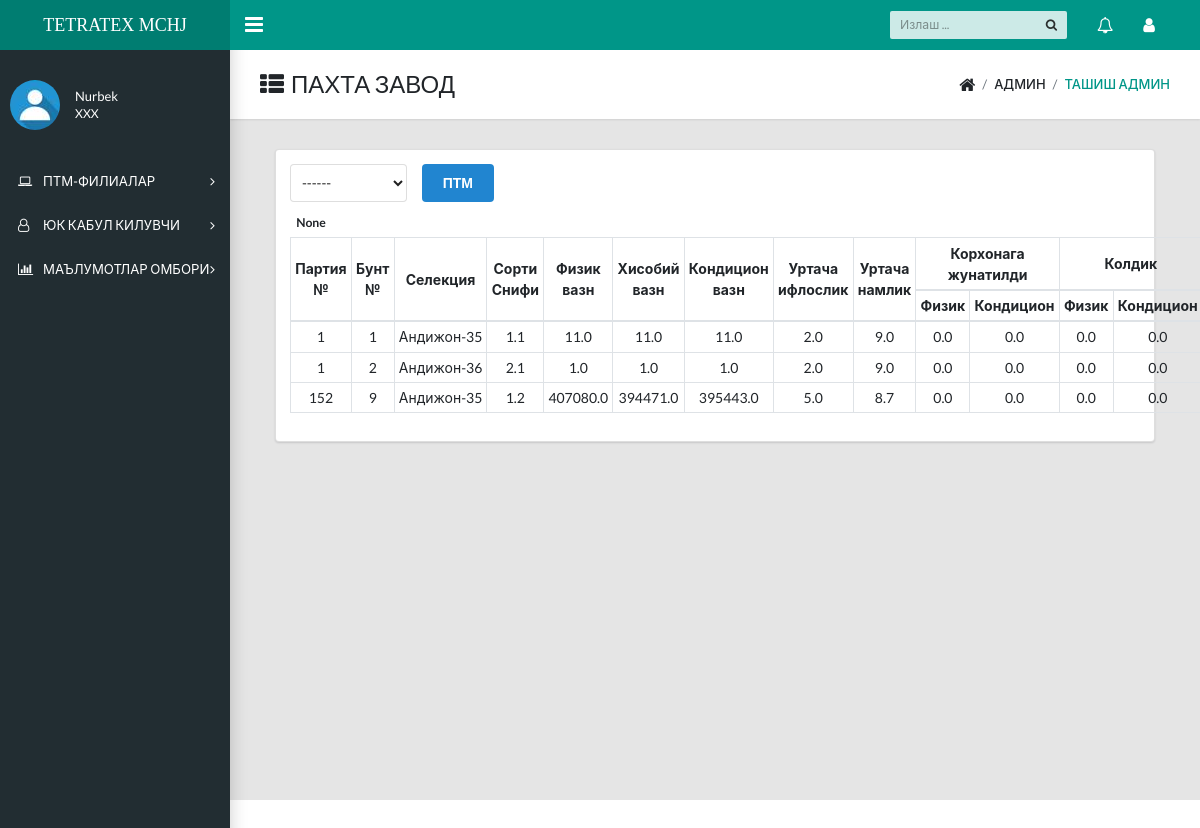
The page /home/ptm/ (signed in) on the database its author committed.
### login/models.py (models this page shows, shortened)
class Profile(models.Model):
    user=models.OneToOneField(User,on_delete=models.CASCADE)
    first_name= models.CharField(max_length=30)
    last_name=models.CharField(max_length=30)
    pic=models.ImageField(upload_to='img',blank=True,null=True,default='default/default.jpg')
    pic_thumbnail=models.ImageField(upload_to='img',blank=True,null=True,default='default/thumbnail.jpg')

### tash/models.py (models this page shows, shortened)
class Partiya(models.Model):
    ptm=models.ForeignKey('Punkt',on_delete=models.SET_NULL,null=True)
    partiya=models.CharField(max_length=7,verbose_name='ПАРТИЯ РАКАМИ')
    bunt=models.CharField(max_length=20,verbose_name='Жой РАКАМИ')
    nav=models.ForeignKey("PaxtaNavi",on_delete=models.SET_NULL,verbose_name='Селекцион Нав',help_text='Анд-35,Анд-36,Шарк',null=True)
    sort=models.CharField(max_length=1,verbose_name='Пахтанинг Сорти',choices=sort)
    snif=models.CharField(max_length=1,verbose_name='Пахтанинг снифи',choices=snif)
    sofVazn=models.FloatField(verbose_name='Соф вазни')
    xisobiy=models.FloatField(verbose_name='Хисобий вазни')
    kond=models.FloatField(verbose_name='Кондицион вазни')
    ifloslik=models.FloatField(blank=True,verbose_name='Ифлослиги')
    namlik=models.FloatField(blank=True,verbose_name='Намлиги')
    class Meta:
        verbose_name_plural = "Партиялар очиш"

### tash/views.py (the view)
# urls.py: path('ptm/',ptm7xl, name="ptm"),
def ptm7xl(request):
    user=request.user.profile
    date=request.POST.get("date")
    date=datenow(date)
    ptm=request.POST.get('ptm')
    choices=Punkt.objects.all().values('name')
    part=partiya(Partiya,ptm,date)
    context={'user':user,"date":date,"user":user,'part':part,"choices":choices,"ptm":ptm}
    return render(request,'ptm/ptm7xl.html',context)

### tash/function.py (called while the page is built)
def datenow(date):
    if date is None:
        x=datetime.datetime.now()
        date=x.strftime("%Y-%m-%d")
    else:
        date=date
    return date

def partiya(obj,ptm,date):
    part=obj.objects.filter(tashish__ptm__name=ptm).annotate(
        sof=Sum('tashish__sofVazn'),
        birkunda=Sum('tashish__sofVazn',filter=Q(tashish__date=date)),
        fizik=Sum('tashish__kond'),
        koldiqs=(F('sofVazn')-Sum('tashish__sofVazn')),
        koldiqk=(F('kond')-Sum('tashish__kond')),
        )
    part=part.values(
        'partiya','bunt','nav__nav_name','snif',"sort",'sofVazn','xisobiy','kond','ifloslik','namlik','sof','fizik',"koldiqs","koldiqk","birkunda")
    return part

### templates/ptm/ptm7xl.html
{% extends 'docs/dashboard.html' %}
{% block content %}
<main class="app-content">
    <div class="app-title">
        <h1><i class="fa fa-th-list pr-2"></i>ПАХТА ЗАВОД</h1>
        <ul class="app-breadcrumb breadcrumb side">
            <li class="breadcrumb-item"><i class="fa fa-home fa-lg"></i></li>
            <li class="breadcrumb-item">АДМИН</li>
            <li class="breadcrumb-item active"><a href="#">ТАШИШ АДМИН</a></li>
        </ul>
    </div>
    <div class="container-fluid">
        {% include 'ptm/ptm-inc.html' %}
    </div>
</main>
{% endblock %}

### templates/docs/dashboard.html (shortened to what this page needs)
{% load static %}
<!DOCTYPE html>
<html lang="en">
  <head>
    <link rel="stylesheet" href="https://cdnjs.cloudflare.com/ajax/libs/semantic-ui/2.5.0/semantic.min.css" />
    <link rel="stylesheet" type="text/css" href="{% static 'css/main.css' %}">
    <link rel="stylesheet" type="text/css" href="https://maxcdn.bootstrapcdn.com/font-awesome/4.7.0/css/font-awesome.min.css">
  </head>
  <body class="app sidebar-mini">
    <header class="app-header"><a class="app-header__logo" href="{% url 'home' %}">TETRATEX MCHJ</a>
      <a class="app-sidebar__toggle" href="#" data-toggle="sidebar" aria-label="Hide Sidebar"></a>
      <ul class="app-nav">
        <li class="app-search">
          <input class="app-search__input" type="search" placeholder="Излаш ...">
          <button class="app-search__button"><i class="fa fa-search"></i></button>
        </li>
        <li class="dropdown"><a class="app-nav__item" href="#" data-toggle="dropdown" aria-label="Show notifications"><i class="fa fa-bell-o fa-lg"></i></a>
        </li>
        <li class="dropdown"><a class="app-nav__item" href="#" data-toggle="dropdown" aria-label="Open Profile Menu"><i class="fa fa-user fa-lg"></i></a>
        </li>
      </ul>
    </header>
    <aside class="app-sidebar">
      <div class="app-sidebar__user"><img class="app-sidebar__user-avatar" src="{{user.pic_thumbnail.url}}" alt="User Image">
        <div>
          <p class="app-sidebar__user-name">{{user.first_name}}
          <p class="app-sidebar__user-designation">{{user.last_name}}</p>
        </div>
      </div>
      <ul class="app-menu">
        <li class="treeview"><a class="app-menu__item" href="#" data-toggle="treeview"><i class="app-menu__icon fa fa-laptop"></i><span class="app-menu__label">ПТМ-ФИЛИАЛАР</span><i class="treeview-indicator fa fa-angle-right"></i></a>
        </li>
        <li class="treeview"><a class="app-menu__item" href="#" data-toggle="treeview"><i class="app-menu__icon fa fa-user-o"></i><span class="app-menu__label">ЮК КАБУЛ КИЛУВЧИ</span><i class="treeview-indicator fa fa-angle-right"></i></a>
        </li>
        <li class="treeview"><a class="app-menu__item" href="#" data-toggle="treeview"><i class="app-menu__icon fa fa-bar-chart"></i><span class="app-menu__label">МАЪЛУМОТЛАР ОМБОРИ</span><i class="treeview-indicator fa fa-angle-right"></i></a>
        </li>
      </ul>
    </aside>
    {% block content %}
    {% endblock %}
  </body>
</html>

### templates/ptm/ptm-inc.html (shortened to what this page needs)
<div class="ui form segment">
    <div class="form pb-3">
        <form method="post">
            <div class="row">
            <div class="col-2">
                <select class="ui fluid dropdown" name="ptm">
                    <option value="{{i.name}}">------</option>
                </select>
            </div>
            <button class="ui primary button">ПТМ</button>
        </div>
        </form>
    </div>
    <h6>&ensp;{{ptm}}</h6>
    <div class="table-responsive-lg">
        <table class="table table-sm table-bordered text-center">
            <thead>
              <tr>
                <th rowspan="2" class="align-middle" scope="col">Партия<br>№</th>
                <th rowspan="2" class="align-middle" scope="col">Бунт<br>№</th>
                <th rowspan="2" class="align-middle" scope="col">Селекция</th>
                <th rowspan="2" class="align-middle" scope="col">Сорти <br> Снифи</th>
                <th rowspan="2" class="align-middle" scope="col">Физик <br>вазн</th>
                <th rowspan="2" class="align-middle" scope="col">Хисобий <br>вазн</th>
                <th rowspan="2" class="align-middle" scope="col">Кондицион<br>вазн</th>
                <th rowspan="2" class="align-middle" scope="col">Уртача<br>ифлослик</th>
                <th rowspan="2" class="align-middle" scope="col">Уртача <br>намлик</th>
                <th colspan="2" class="align-middle" scope="col">Корхонага<br>жунатилди</th>
                <th colspan="2" class="align-middle" scope="col">Колдик</th>
            </tr>
            <tr>
                <th class="align-middle" scope="col">Физик <br></th>
                <th class="align-middle" scope="col">Кондицион <br>
                <th class="align-middle" scope="col">Физик<br></th>
                <th class="align-middle" scope="col">Кондицион</th>
            </tr>
            </thead>
            <tbody>
            {% for i in part %}
            <tr>
                <td>{{i.partiya}}</td>
                <td>{{i.bunt}}</td>
                <td>{{i.nav__nav_name}}</td>
                <td>{{i.sort}}.{{i.snif}}</td>
                <td>{{i.sofVazn|default_if_none:"0"|floatformat:1}}</td>
                <td>{{i.xisobiy|default_if_none:"0"|floatformat:1}}</td>
                <td>{{i.kond|default_if_none:"0"|floatformat:1}}</td>
                <td>{{i.ifloslik|default_if_none:"0"|floatformat:1}}</td>
                <td>{{i.namlik|default_if_none:"0"|floatformat:1}}</td>
                <td>{{i.sof|default_if_none:"0"|floatformat:1}}</td>
                <td>{{i.fizik|default_if_none:"0"|floatformat:1}}</td>
                <td>{{i.koldiqs|default_if_none:"0"|floatformat:1}}</td>
                <td>{{i.koldiqk|default_if_none:"0"|floatformat:1}}</td>
            </tr>
            {% endfor %}
          </table>
    </div>
</div>

### rows shown on the page
Profile: pic_thumbnail (picture), first_name "Nurbek", last_name "XXX"
Partiya: partiya "1", bunt "1", nav__nav_name "Андижон-35", sort "1", snif "1", sofVazn "11.0", xisobiy "11.0", kond "11.0", ifloslik "2.0", namlik "9.0", sof "0.0", fizik "0.0", koldiqs "0.0", koldiqk "0.0"
Partiya: partiya "1", bunt "2", nav__nav_name "Андижон-36", sort "2", snif "1", sofVazn "1.0", xisobiy "1.0", kond "1.0", ifloslik "2.0", namlik "9.0", sof "0.0", fizik "0.0", koldiqs "0.0", koldiqk "0.0"
Partiya: partiya "152", bunt "9", nav__nav_name "Андижон-35", sort "1", snif "2", sofVazn "407080.0", xisobiy "394471.0", kond "395443.0", ifloslik "5.0", namlik "8.7", sof "0.0", fizik "0.0", koldiqs "0.0", koldiqk "0.0"

### other values the page prints
{{ ptm }} "None"
